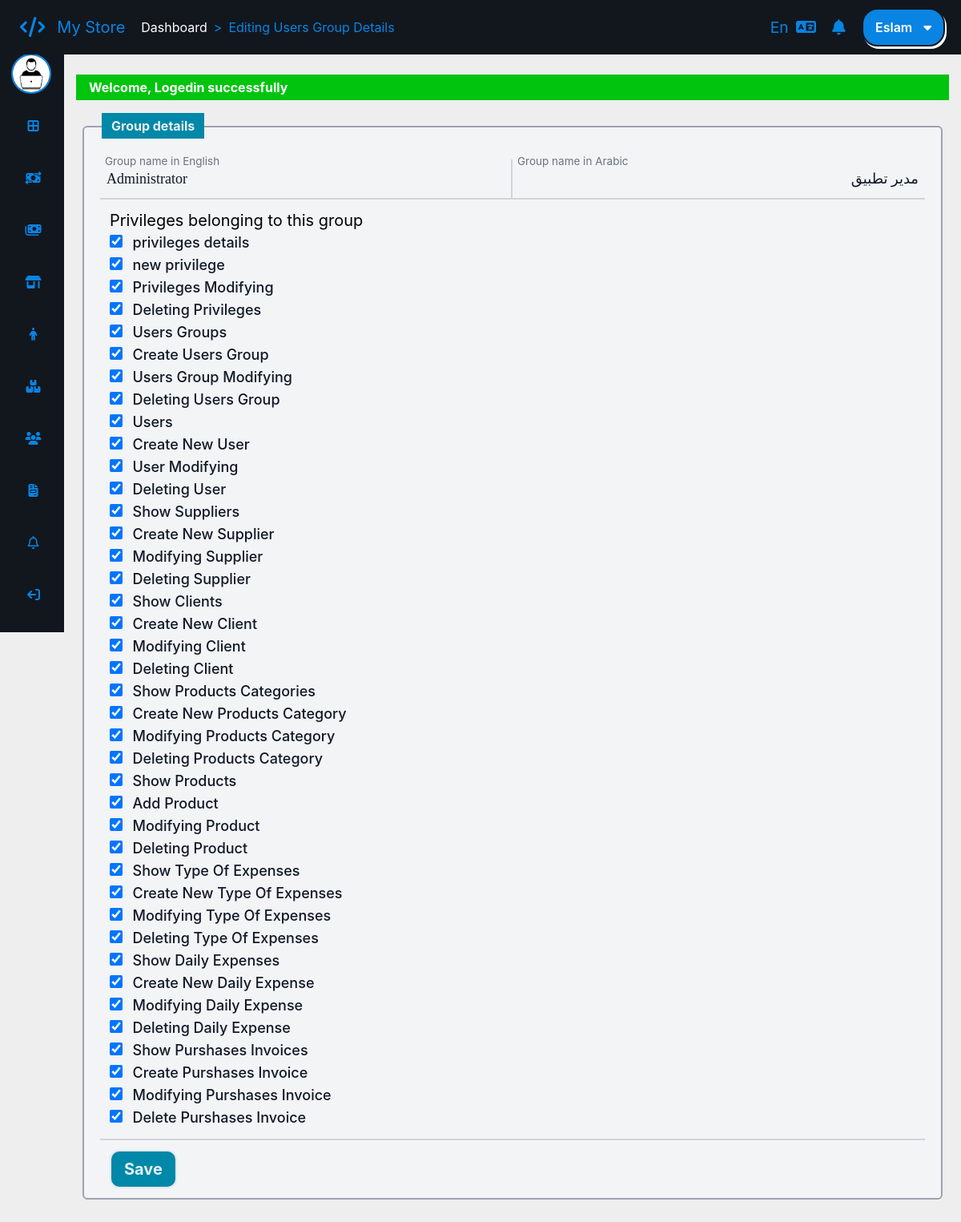
The page /usersgroups/edit/41 (signed in) on the database its author committed.
### tables this page shows
CREATE TABLE `app_users_groups` (
  `GroupId` tinyint(3) UNSIGNED NOT NULL,
  `GroupName` varchar(20) NOT NULL,
  `GroupNameAr` varchar(30) NOT NULL
);

CREATE TABLE `app_users_privileges` (
  `PrivilegeId` tinyint(3) UNSIGNED NOT NULL,
  `Privilege` varchar(30) NOT NULL,
  `PrivilegeTitle` varchar(30) NOT NULL,
  `PrivilegeTitleAr` varchar(30) NOT NULL
);

### app/controllers/abstractcontroller.php (called while the page is built, shortened)
<?php
class AbstractController
{
    protected $_controller;
    protected $_action;
    protected $_data = [];
    protected $_template;
    protected $_registry;
    public function setRegistry($registry)
    {
        $this->_registry = $registry;
    }
    public function setController($controller)
    {
        $this->_controller = $controller;
    }
    public function setAction($action)
    {
        $this->_action = $action;
    }
    public function setParams($params)
    {
        $this->_params = $params;
    }
    public function setTemplate($template)
    {
        $this->_template = $template;
    }
    protected function _view()
    {
        $view = VIEWS_PATH . $this->_controller . DS . $this->_action . '.view.php';
        $this->language->getDictionary();
        $this->_data = array_merge($this->_data, $this->language->getDictionary());
        $this->_template->setRegistry($this->_registry);
        $this->_template->setActionViewFile($view);
        $this->_template->setAppData($this->_data);
        $this->_template->renderApp();
    }
}

### app/controllers/usersgroupscontroller.php (called while the page is built, shortened)
<?php
class UsersGroupsController extends AbstractController
{
    public function editAction()
    {
        $id = $this->filterInt($this->_params[0]);
        $group = UsersGroupsModel::getByPK($id);
        $this->_data['privileges'] = PrivilegesModel::getAll();
        $groupPrivileges = UsersGroupsPrivilegesModel::getBy(['GroupId' => $group->GroupId]);
        $this->_view();
    }
}

### app/lib/frontcontroller.php (called while the page is built, shortened)
<?php
class FrontController
{
    private $_controller = 'index';
    private $_action = 'default';
    private $_params = array();
    private $_template;
    private $_registry;
    public function __construct(Template $template, Registry $registry, Authentication $auth)
    {
        $this->_template = $template;
        $this->_registry = $registry;
    }
    private function _parseUrl()
    {
        $url = explode("/", trim(parse_url($_SERVER['REQUEST_URI'], PHP_URL_PATH), '/'), 3);
        if (isset($url[0]) && $url[0] != '') {
            $this->_controller = $url[0];
        }
        if (isset($url[1]) && $url[1] != '') {
            $this->_action = $url[1];
        }
        if (isset($url[2]) && $url[2] != '') {
            $this->_params = explode('/', $url[2]);
        }
    }
    public function dispatch()
    {
        $actionName = $this->_action . 'Action';
        $controller = new $controllerClassName();
        $controller->setController($this->_controller);
        $controller->setAction($this->_action);
        $controller->setParams($this->_params);
        $controller->setTemplate($this->_template);
        $controller->setRegistry($this->_registry);
        $controller->$actionName();
    }
}

### public/index.php (called while the page is built, shortened)
<?php
require_once '..' . DS . 'app' . DS . 'lib' . DS . 'autoload.php';
require_once ".." . DIRECTORY_SEPARATOR . "app" . DIRECTORY_SEPARATOR . "lib" . DIRECTORY_SEPARATOR . "database" . DIRECTORY_SEPARATOR . "pdodatabase.php";
$session = new SessionManager();
$session->start();
$template_parts = require_once '..' . DS . 'app' . DS . 'config' . DS . 'templateconfig.php';
$template = new Template($template_parts);
$language = new Language();
$messgenger = Messenger::getInstance($session);
$authentication = Authentication::getInstance($session);
$notification = Notification::getInstance();
$registry = Registry::getInstance();
$registry->session = $session;
$registry->language = $language;
$registry->messenger = $messgenger;
$registry->notification = $notification;
$front = new FrontController($template, $registry, $authentication);
$front->dispatch();

### app/lib/sessionmanager.php (called while the page is built, shortened)
<?php
class SessionManager extends \SessionHandler
{
    public function __get($name)
    {
        return  false !== $_SESSION[$name] ? $_SESSION[$name] : false;
    }
}

### app/lib/autoload.php (called while the page is built, shortened)
<?php
class Autoload
{
    public static function autoload($className)
    {
        $className = str_replace('PHPMVC', '', $className);
        $className = strtolower($className);
        $className = str_replace('\\', '/', $className);
        $className .= '.php';
    }
}

### app/lib/inputfilter.php (called while the page is built, shortened)
<?php
trait InputFilter
{
    public function filterInt($input)
    {
        return filter_var($input, FILTER_SANITIZE_NUMBER_INT);
    }
}

### app/lib/database/databasehandler.php (called while the page is built, shortened)
<?php
abstract class DatabaseHandler
{
    public static function factory()
    {
        $driver = DATABASE_CONN_DRIVER;
        if ($driver === self::DATABASE_DRIVER_PDO) {
            return PDOabsHandler::getInstance();
        } elseif ($driver === self::DATABASE_DRIVER_MYSQLI) {
            return MYSQLIabsHandler::getInstance();
        }
    }
}

### app/lib/database/pdodatabase.php (called while the page is built, shortened)
<?php
class PDOabsHandler extends DatabaseHandler
{
    private static $_instance;
    private static $_handler;
    public function __call($name, $arguments)
    {
        return call_user_func_array([&self::$_handler, $name], $arguments);
    }
    protected static function ini()
    {
        try {
            self::$_handler = new \PDO('mysql://hostname=' . DATABASE_HOST_NAME . ";dbname=" . DATABASE_DB_NAME, DATABASE_USER_NAME, DATABASE_PASSWORD, [
                \PDO::MYSQL_ATTR_INIT_COMMAND => "SET NAMES UTF8",
                \PDO::ATTR_ERRMODE => \PDO::ERRMODE_EXCEPTION
            ]);
        } catch (\PDOException $exception) {
            echo $exception->getMessage();
        }
    }
    public static function getInstance()
    {
        if(self::$_instance === null) {
            self::$_instance = new self();
        }
        return self::$_instance;
    }
}

### app/models/abstractmodel.php (called while the page is built, shortened)
<?php
class AbstractModel
{
    protected static $tableName;
    protected static $tableSchema;
    protected static $primaryKey;
    public static function getAll()
    {
        $sql = "SELECT * FROM " . static::$tableName;
        $stmt = DatabaseHandler::factory()->prepare($sql);
        if ($stmt->execute() === true) {
            $result = $stmt->fetchAll(\PDO::FETCH_CLASS | \PDO::FETCH_PROPS_LATE, get_called_class(), array_keys(static::$tableSchema));
        }
        return is_array($result) && !empty($result) ? $result : false;
    }
    public static function getByPK($pk)
    {
        $sql = "SELECT * FROM " . static::$tableName . " WHERE " . static::$primaryKey . " = '" . $pk . "'";
        $stmt = DatabaseHandler::factory()->prepare($sql);
        if ($stmt->execute() === true) {
            $obj = $stmt->fetchAll(\PDO::FETCH_CLASS | \PDO::FETCH_PROPS_LATE, get_called_class(), array_keys(static::$tableSchema));
            return !empty($obj) ? array_shift($obj) : false;
        }
        return false;
    }
    public static function getBy($columns, $options = [])
    {
        $whereClauseColumns = array_keys($columns);
        $whereClauseValues = array_values($columns);
        $whereClause = [];
        for ($i = 0, $ii = count($whereClauseColumns); $i < $ii; $i++) {
            $whereClause[] = $whereClauseColumns[$i] . ' = "' . $whereClauseValues[$i] . '"';
        }
        $whereClause = implode(' AND ', $whereClause);
        $sql = 'SELECT * FROM ' . static::$tableName . ' WHERE ' . $whereClause;
        return static::get($sql, $options);
    }
    public static function get($sql, $options = array())
    {
        $stmt = DatabaseHandler::factory()->prepare($sql);
        $stmt->execute();
        $result = $stmt->fetchAll(\PDO::FETCH_CLASS | \PDO::FETCH_PROPS_LATE, get_called_class(), array_keys(static::$tableSchema));
        return is_array($result) && !empty($result) ? $result : false;
    }
}

### app/models/usersgroupsmodel.php (called while the page is built, shortened)
<?php
class UsersGroupsModel extends AbstractModel
{
    public function __get($prop)
    {
        return $this->$prop;
    }
}

### app/models/privilegesmodel.php (called while the page is built, shortened)
<?php
class PrivilegesModel extends AbstractModel
{
    public function __get($prop)
    {
        return $this->$prop;
    }
}

### app/views/usersgroups/edit.view.php (the view)
<form action="" method="post" enctype="application/x-www-form-urlencoded">
    <div class="relative mt-8 w-full">
        <div <?= $this->session->lang == 'ar' ? 'dir="rtl"' : 'dir="ltr"' ?> class="py-1 px-3 absolute -top-4 ltr:left-8 rtl:right-4 bg-[#0088a9] text-md font-bold text-[#edf0f1]">
            <?= $text_legend ?>
        </div>
        <div class="overflow-auto mx-2 my-4">
            <div class="bg-[#f2f4f5] w-full pt-10 pb-3 px-5 border-2 border-gray-400 rounded-md">
                <div class="flex">
                    <div <?= $this->session->lang == 'ar' ? 'dir="rtl"' : 'dir="ltr"' ?> class="relative z-0 w-1/2">
                        <input value="<?= $group->GroupName ?>" name="GroupName" type="text" id="floating_standard" class="block font-roboto ltr:border-r-2 rtl:border-l-2 py-2.5 px-2 w-full text-lg text-gray-900 bg-transparent border-b-2 border-gray-300 appearance-none focus:outline-none focus:ring-0 focus:border-b-[#0088a9] peer" placeholder=" " />
                        <label for="floating_standard" class="absolute px-2 text-lg text-gray-500 duration-300 transform -translate-y-6 scale-75 top-3 -z-10 origin-[0] peer-focus:start-0 peer-focus:text-[#0088a9] peer-placeholder-shown:scale-100 peer-placeholder-shown:translate-y-0 peer-focus:scale-75 peer-focus:-translate-y-6 rtl:peer-focus:translate-x-1/4 rtl:peer-focus:left-auto">
                            <?= $text_group_name_en ?>
                        </label>
                    </div>
                    <div <?= $this->session->lang == 'ar' ? 'dir="rtl"' : null ?> class="relative z-0 w-1/2">
                        <input value="<?= $group->GroupNameAr ?>" name="GroupNameAr" dir="rtl" type="text" id="floating_standard" class="block font-zain py-2.5 px-2 w-full text-lg text-gray-900 bg-transparent border-b-2 border-gray-300 appearance-none focus:outline-none focus:ring-0 focus:border-[#0088a9] peer" placeholder=" " />
                        <label for="floating_standard" class="absolute text-lg px-2 text-gray-500 duration-300 transform -translate-y-6 scale-75 top-3 -z-10 origin-[0] peer-focus:start-0 peer-focus:text-[#0088a9] peer-placeholder-shown:scale-100 peer-placeholder-shown:translate-y-0 peer-focus:scale-75 peer-focus:-translate-y-6 rtl:peer-focus:translate-x-1/4 rtl:peer-focus:left-auto">
                            <?= $text_group_name_ar ?>
                        </label>
                    </div>
                </div>
                <div class="border-b-2 border-gray-300 p-3" <?= $this->session->lang == 'ar' ? 'dir="rtl"' : null ?>>
                    <div class="text-xl">
                        <?= $text_privileges_belonging_to_group ?>
                    </div>
                    <?php
                    if (false !== $privileges) {
                        foreach ($privileges as $privilege) {
                    ?>
                            <div>
                                <input name="Privileges[]" id="<?= $privilege->PrivilegeTitle ?>" type="checkbox" value="<?= $privilege->PrivilegeId ?>" class="w-4 h-4 text-teal-600 bg-gray-100 border-gray-300 rounded focus:ring-[#0088a9] dark:focus:ring-[#0088a9] focus:ring-2" <?= in_array($privilege->PrivilegeId, $groupPrivileges) ? 'checked' : null ?>>
                                <label for="<?= $privilege->PrivilegeTitle ?>" class="ms-2 text-lg font-medium text-gray-900 select-none"><?= $this->session->lang == 'ar' ? $privilege->PrivilegeTitleAr : $privilege->PrivilegeTitle ?></label>
                            </div>
                    <?php
                        }
                    }
                    ?>
                </div>
                <div class="px-3 pt-3" <?= $this->session->lang == 'ar' ? 'dir="rtl"' : null ?>>
                    <div class="bg-[#0088a9] w-1/12 flex justify-center text-center text-xl font-bold text-[#e5f2f5] cursor-pointer rounded-xl border-2 hover:bg-[#e5f2f5] hover:text-[#0088a9] hover:border-[#0088a9]">
                        <input class="px-3 py-2" type="submit" name="submit" value="<?= $text_save_group ?>">
                    </div>
                </div>
            </div>
        </div>
    </div>
</form>

### app/lib/template/template.php (shortened to what this page needs)
<?php
class Template
{
    private $_templateParts;
    private $_action_view;
    private $_registry;
    public function __construct(array $parts)
    {
        $this->_templateParts = $parts;
    }
    public function setActionViewFile($actionViewPath)
    {
        $this->_action_view = $actionViewPath;
    }
    public function setRegistry($registry)
    {
        $this->_registry = $registry;
    }
    public function __get($key)
    {
        return $this->_registry->$key;
    }
    private function renderTemplateHeaderStart()
    {
        require_once TEMPLATE_PATH . 'templateheaderstart.php';
    }
    private function renderTemplateHeaderEnd()
    {
        require_once TEMPLATE_PATH . 'templateheaderend.php';
    }
    private function renderTemplateContentStart()
    {
        require_once TEMPLATE_PATH . 'templatecontentstart.php';
    }
    private function renderTemplateFooter()
    {
        require_once TEMPLATE_PATH . 'templatefooter.php';
    }
    private function renderWrapperStart()
    {
        require_once TEMPLATE_PATH . 'wrapperstart.php';
    }
    private function renderWrapperEnd()
    {
        require_once TEMPLATE_PATH . 'wrapperend.php';
    }
    private function renderTemplateBlocks()
    {
        if (!array_key_exists('template', $this->_templateParts)) {
            trigger_error("Sorry you have define the template blocks", E_USER_WARNING);
        } else {
            $parts = $this->_templateParts['template'];
            if (!empty($parts)) {
                foreach ($parts as $partKey => $file) {
                    if ($partKey === ':view') {
                        require_once $this->_action_view;
                    } else {
                        require_once $file;
                    }
                }
            }
        }
    }
    private function renderHeaderResources()
    {
        $output = '';
        if (!array_key_exists('header_resources', $this->_templateParts)) {
            trigger_error("Sorry you have define the template header resources", E_USER_WARNING);
        } else {
            $headerResources = $this->_templateParts['header_resources'];
            if (!empty($headerResources)) {
                $css = $headerResources['css'];
                if (!empty($css)) {
                    foreach ($css as $cssKry => $path) {
                        $output .= '<link rel="stylesheet" href="' . $path . '" />';
                    }
                }
                $js = $headerResources['js'];
                if (!empty($js)) {
                    foreach ($js as $jsKey => $path) {
                        $output .= '<script src="' . $path . '"></script>';
                    }
                }
            }
        }
        echo $output;
    }
    public function renderApp()
    {
        $this->renderHeaderResources();
        $this->renderTemplateBlocks();
    }
}

### public/css/styles.css (style rules this page uses)
:root { --main-background: #12171e; --main-text-color: #0984e3; }
* { margin: 0; padding: 0; box-sizing: border-box; font-family: "Inter"; }

### public/css/datatables.css (style rules this page uses)
:root { --dt-row-selected: 13, 110, 253; --dt-row-selected-text: 255, 255, 255; --dt-row-selected-link: 9, 10, 11; --dt-row-stripe: 0, 0, 0; --dt-row-hover: 0, 0, 0; --dt-column-ordering: 0, 0, 0; --dt-html-background: white; }

### public/css/input.css (style rules this page uses)
body { @apply bg-[#eee]; }

### rows shown on the page
app_users_groups: GroupName "Administrator", GroupNameAr "مدير تطبيق"
app_users_privileges: PrivilegeId "☑", PrivilegeTitle "privileges details"
app_users_privileges: PrivilegeId "☑", PrivilegeTitle "new privilege"
app_users_privileges: PrivilegeId "☑", PrivilegeTitle "Privileges Modifying"
app_users_privileges: PrivilegeId "☑", PrivilegeTitle "Deleting Privileges"
app_users_privileges: PrivilegeId "☑", PrivilegeTitle "Users Groups"
app_users_privileges: PrivilegeId "☑", PrivilegeTitle "Create Users Group"
app_users_privileges: PrivilegeId "☑", PrivilegeTitle "Users Group Modifying"
app_users_privileges: PrivilegeId "☑", PrivilegeTitle "Deleting Users Group"
app_users_privileges: PrivilegeId "☑", PrivilegeTitle "Users"
app_users_privileges: PrivilegeId "☑", PrivilegeTitle "Create New User"
app_users_privileges: PrivilegeId "☑", PrivilegeTitle "User Modifying"
app_users_privileges: PrivilegeId "☑", PrivilegeTitle "Deleting User"
app_users_privileges: PrivilegeId "☑", PrivilegeTitle "Show Suppliers"
app_users_privileges: PrivilegeId "☑", PrivilegeTitle "Create New Supplier"
app_users_privileges: PrivilegeId "☑", PrivilegeTitle "Modifying Supplier"
app_users_privileges: PrivilegeId "☑", PrivilegeTitle "Deleting Supplier"
app_users_privileges: PrivilegeId "☑", PrivilegeTitle "Show Clients"
app_users_privileges: PrivilegeId "☑", PrivilegeTitle "Create New Client"
app_users_privileges: PrivilegeId "☑", PrivilegeTitle "Modifying Client"
app_users_privileges: PrivilegeId "☑", PrivilegeTitle "Deleting Client"
app_users_privileges: PrivilegeId "☑", PrivilegeTitle "Show Products Categories"
app_users_privileges: PrivilegeId "☑", PrivilegeTitle "Create New Products Category"
app_users_privileges: PrivilegeId "☑", PrivilegeTitle "Modifying Products Category"
app_users_privileges: PrivilegeId "☑", PrivilegeTitle "Deleting Products Category"
app_users_privileges: PrivilegeId "☑", PrivilegeTitle "Show Products"
app_users_privileges: PrivilegeId "☑", PrivilegeTitle "Add Product"
app_users_privileges: PrivilegeId "☑", PrivilegeTitle "Modifying Product"
app_users_privileges: PrivilegeId "☑", PrivilegeTitle "Deleting Product"
app_users_privileges: PrivilegeId "☑", PrivilegeTitle "Show Type Of Expenses"
app_users_privileges: PrivilegeId "☑", PrivilegeTitle "Create New Type Of Expenses"
app_users_privileges: PrivilegeId "☑", PrivilegeTitle "Modifying Type Of Expenses"
app_users_privileges: PrivilegeId "☑", PrivilegeTitle "Deleting Type Of Expenses"
app_users_privileges: PrivilegeId "☑", PrivilegeTitle "Show Daily Expenses"
app_users_privileges: PrivilegeId "☑", PrivilegeTitle "Create New Daily Expense"
app_users_privileges: PrivilegeId "☑", PrivilegeTitle "Modifying Daily Expense"
app_users_privileges: PrivilegeId "☑", PrivilegeTitle "Deleting Daily Expense"
app_users_privileges: PrivilegeId "☑", PrivilegeTitle "Show Purshases Invoices"
app_users_privileges: PrivilegeId "☑", PrivilegeTitle "Create Purshases Invoice"
app_users_privileges: PrivilegeId "☑", PrivilegeTitle "Modifying Purshases Invoice"
app_users_privileges: PrivilegeId "☑", PrivilegeTitle "Delete Purshases Invoice"

### other values the page prints
$message[0] "Welcome, Logedin successfully"
